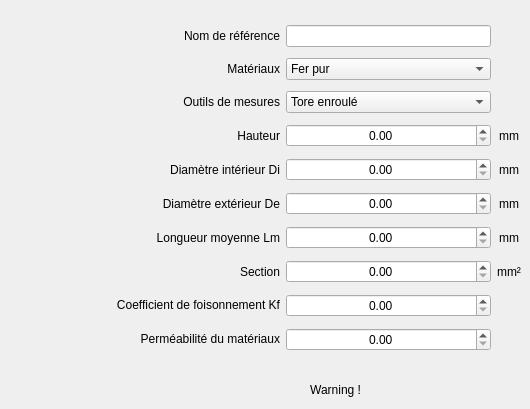
   <widget class="QWidget" name="Tab_ech">
    <attribute name="title">
     <string>Echantillon</string>
    </attribute>
    <widget class="QWidget" name="gridLayoutWidget">
     <property name="geometry">
      <rect>
       <x>50</x>
       <y>20</y>
       <width>471</width>
       <height>346</height>
      </rect>
     </property>
     <layout class="QGridLayout" name="gridLayout">
      <property name="sizeConstraint">
       <enum>QLayout::SetDefaultConstraint</enum>
      </property>
      <item row="0" column="0">
       <widget class="QLabel" name="label_26">
        <property name="text">
         <string>Nom de référence</string>
        </property>
        <property name="alignment">
         <set>Qt::AlignRight|Qt::AlignTrailing|Qt::AlignVCenter</set>
        </property>
        <property name="margin">
         <number>6</number>
        </property>
       </widget>
      </item>
      <item row="8" column="1">
       <widget class="QDoubleSpinBox" name="Kf_spin">
        <property name="cursor">
         <cursorShape>ArrowCursor</cursorShape>
        </property>
        <property name="mouseTracking">
         <bool>false</bool>
        </property>
        <property name="alignment">
         <set>Qt::AlignCenter</set>
        </property>
        <property name="suffix">
         <string/>
        </property>
        <property name="maximum">
         <double>10000000000000000000000.000000000000000</double>
        </property>
       </widget>
      </item>
      <item row="9" column="0">
       <widget class="QLabel" name="Mu_label">
        <property name="sizePolicy">
         <sizepolicy hsizetype="Fixed" vsizetype="Fixed">
          <horstretch>0</horstretch>
          <verstretch>0</verstretch>
         </sizepolicy>
        </property>
        <property name="minimumSize">
         <size>
          <width>230</width>
          <height>0</height>
         </size>
        </property>
        <property name="text">
         <string>Perméabilité du matériaux</string>
        </property>
        <property name="alignment">
         <set>Qt::AlignRight|Qt::AlignTrailing|Qt::AlignVCenter</set>
        </property>
        <property name="margin">
         <number>6</number>
        </property>
       </widget>
      </item>
      <item row="5" column="0">
       <widget class="QLabel" name="De_label">
        <property name="text">
         <string>Diamètre extérieur De</string>
        </property>
        <property name="alignment">
         <set>Qt::AlignRight|Qt::AlignTrailing|Qt::AlignVCenter</set>
        </property>
        <property name="margin">
         <number>6</number>
        </property>
       </widget>
      </item>
      <item row="3" column="1">
       <widget class="QDoubleSpinBox" name="Hauteur_spin">
        <property name="alignment">
         <set>Qt::AlignCenter</set>
        </property>
        <property name="decimals">
         <number>2</number>
        </property>
        <property name="maximum">
         <double>999999999999999983222784.000000000000000</double>
        </property>
       </widget>
      </item>
      <item row="1" column="0">
       <widget class="QLabel" name="Materiaux_label">
        <property name="text">
         <string>Matériaux</string>
        </property>
        <property name="alignment">
         <set>Qt::AlignRight|Qt::AlignTrailing|Qt::AlignVCenter</set>
        </property>
        <property name="margin">
         <number>6</number>
        </property>
       </widget>
      </item>
      <item row="3" column="2">
       <widget class="QLabel" name="Hauteur_unite">
        <property name="text">
         <string>mm</string>
        </property>
        <property name="alignment">
         <set>Qt::AlignCenter</set>
        </property>
       </widget>
      </item>
      <item row="4" column="2">
       <widget class="QLabel" name="Di_unite">
        <property name="text">
         <string>mm</string>
        </property>
        <property name="alignment">
         <set>Qt::AlignCenter</set>
        </property>
       </widget>
      </item>
      <item row="7" column="0">
       <widget class="QLabel" name="section_label">
        <property name="text">
         <string>Section</string>
        </property>
        <property name="alignment">
         <set>Qt::AlignRight|Qt::AlignTrailing|Qt::AlignVCenter</set>
        </property>
        <property name="margin">
         <number>6</number>
        </property>
       </widget>
      </item>
      <item row="4" column="1">
       <widget class="QDoubleSpinBox" name="Di_spin">
        <property name="alignment">
         <set>Qt::AlignCenter</set>
        </property>
        <property name="maximum">
         <double>999999999999999983222784.000000000000000</double>
        </property>
       </widget>
      </item>
      <item row="8" column="0">
       <widget class="QLabel" name="Kf_label">
        <property name="sizePolicy">
         <sizepolicy hsizetype="Fixed" vsizetype="Fixed">
          <horstretch>0</horstretch>
          <verstretch>0</verstretch>
         </sizepolicy>
        </property>
        <property name="minimumSize">
         <size>
          <width>230</width>
          <height>0</height>
         </size>
        </property>
        <property name="text">
         <string>Coefficient de foisonnement Kf</string>
        </property>
        <property name="alignment">
         <set>Qt::AlignRight|Qt::AlignTrailing|Qt::AlignVCenter</set>
        </property>
        <property name="margin">
         <number>6</number>
        </property>
       </widget>
      </item>
      <item row="7" column="2">
       <widget class="QLabel" name="section_unite">
        <property name="text">
         <string>mm²</string>
        </property>
        <property name="alignment">
         <set>Qt::AlignCenter</set>
        </property>
       </widget>
      </item>
      <item row="4" column="0">
       <widget class="QLabel" name="Di_label">
        <property name="text">
         <string>Diamètre intérieur Di</string>
        </property>
        <property name="alignment">
         <set>Qt::AlignRight|Qt::AlignTrailing|Qt::AlignVCenter</set>
        </property>
        <property name="margin">
         <number>6</number>
        </property>
       </widget>
      </item>
      <item row="7" column="1">
       <widget class="QDoubleSpinBox" name="section_spin">
        <property name="alignment">
         <set>Qt::AlignCenter</set>
        </property>
        <property name="maximum">
         <double>100000000000000004764729344.000000000000000</double>
        </property>
       </widget>
      </item>
      <item row="2" column="1">
       <widget class="QComboBox" name="outils_combo">
        <property name="minimumSize">
         <size>
          <width>100</width>
          <height>0</height>
         </size>
        </property>
        <property name="layoutDirection">
         <enum>Qt::LeftToRight</enum>
        </property>
        <item>
         <property name="text">
          <string>Tore enroulé</string>
         </property>
        </item>
        <item>
         <property name="text">
          <string>Tore empilé</string>
         </property>
        </item>
        <item>
         <property name="text">
          <string>Cadre Epstein Standard</string>
         </property>
        </item>
        <item>
         <property name="text">
          <string>Cadre Epstein personnalisé</string>
         </property>
        </item>
        <item>
         <property name="text">
          <string>SST</string>
         </property>
        </item>
       </widget>
      </item>
      <item row="3" column="0">
       <widget class="QLabel" name="Hauteur_label">
        <property name="text">
         <string>Hauteur</string>
        </property>
        <property name="alignment">
         <set>Qt::AlignRight|Qt::AlignTrailing|Qt::AlignVCenter</set>
        </property>
        <property name="margin">
         <number>6</number>
        </property>
       </widget>
      </item>
      <item row="5" column="2">
       <widget class="QLabel" name="De_unite">
        <property name="text">
         <string>mm</string>
        </property>
        <property name="alignment">
         <set>Qt::AlignCenter</set>
        </property>
       </widget>
      </item>
      <item row="5" column="1">
       <widget class="QDoubleSpinBox" name="De_spin">
        <property name="alignment">
         <set>Qt::AlignCenter</set>
        </property>
        <property name="suffix">
         <string/>
        </property>
        <property name="maximum">
         <double>10000000000000000000000.000000000000000</double>
        </property>
       </widget>
      </item>
      <item row="1" column="1">
       <widget class="QComboBox" name="Materiaux_combo">
        <property name="minimumSize">
         <size>
          <width>100</width>
          <height>0</height>
         </size>
        </property>
        <item>
         <property name="text">
          <string>Fer pur</string>
         </property>
        </item>
        <item>
         <property name="text">
          <string>Fe-Si (N.O.)</string>
         </property>
        </item>
        <item>
         <property name="text">
          <string>Fe-Si (G.O.)</string>
         </property>
        </item>
        <item>
         <property name="text">
          <string>Fe-Ni (50-50) Hypernik</string>
         </property>
        </item>
        <item>
         <property name="text">
          <string>Fe-Ni (22-78) Permalloy</string>
         </property>
        </item>
        <item>
         <property name="text">
          <string>Supermalloy</string>
         </property>
        </item>
        <item>
         <property name="text">
          <string>Mumétal</string>
         </property>
        </item>
        <item>
         <property name="text">
          <string>Fe-Co (65-35) Hyperco</string>
         </property>
        </item>
        <item>
         <property name="text">
          <string>Fe-Co (50-50) Permendur</string>
         </property>
        </item>
        <item>
         <property name="text">
          <string>Base amorphe Fe</string>
         </property>
        </item>
        <item>
         <property name="text">
          <string>Base amorphe Co</string>
         </property>
        </item>
        <item>
         <property name="text">
          <string>Acier doux</string>
         </property>
        </item>
        <item>
         <property name="text">
          <string>Ferrite Mn-Zn</string>
         </property>
        </item>
        <item>
         <property name="text">
          <string>Ferrite Ni-Zn</string>
         </property>
        </item>
        <item>
         <property name="text">
          <string>2V-Permendur</string>
         </property>
        </item>
        <item>
         <property name="text">
          <string>Fe-Ai (96-4)</string>
         </property>
        </item>
        <item>
         <property name="text">
          <string>Brose</string>
         </property>
        </item>
       </widget>
      </item>
      <item row="9" column="1">
       <widget class="QDoubleSpinBox" name="Mu_spin">
        <property name="cursor">
         <cursorShape>ArrowCursor</cursorShape>
        </property>
        <property name="mouseTracking">
         <bool>false</bool>
        </property>
        <property name="alignment">
         <set>Qt::AlignCenter</set>
        </property>
        <property name="suffix">
         <string/>
        </property>
        <property name="maximum">
         <double>10000000000000000000000.000000000000000</double>
        </property>
       </widget>
      </item>
      <item row="2" column="0">
       <widget class="QLabel" name="label_12">
        <property name="text">
         <string>Outils de mesures</string>
        </property>
        <property name="alignment">
         <set>Qt::AlignRight|Qt::AlignTrailing|Qt::AlignVCenter</set>
        </property>
        <property name="margin">
         <number>6</number>
        </property>
       </widget>
      </item>
      <item row="0" column="1">
       <widget class="QLineEdit" name="Nm_ref_edit">
        <property name="inputMask">
         <string/>
        </property>
       </widget>
      </item>
      <item row="6" column="0">
       <widget class="QLabel" name="lm_label">
        <property name="text">
         <string>Longueur moyenne Lm</string>
        </property>
        <property name="alignment">
         <set>Qt::AlignRight|Qt::AlignTrailing|Qt::AlignVCenter</set>
        </property>
        <property name="margin">
         <number>6</number>
        </property>
       </widget>
      </item>
      <item row="6" column="1">
       <widget class="QDoubleSpinBox" name="lm_spin">
        <property name="alignment">
         <set>Qt::AlignCenter</set>
        </property>
        <property name="maximum">
         <double>999999999999999983222784.000000000000000</double>
        </property>
       </widget>
      </item>
      <item row="6" column="2">
       <widget class="QLabel" name="lm_unite">
        <property name="text">
         <string>mm</string>
        </property>
        <property name="alignment">
         <set>Qt::AlignCenter</set>
        </property>
       </widget>
      </item>
     </layout>
    </widget>
    <widget class="QLabel" name="warning_edit_ech">
     <property name="geometry">
      <rect>
       <x>40</x>
       <y>380</y>
       <width>321</width>
       <height>20</height>
      </rect>
     </property>
     <property name="palette">
      <palette>
       <active>
        <colorrole role="WindowText">
         <brush brushstyle="SolidPattern">
          <color alpha="255">
           <red>224</red>
           <green>27</green>
           <blue>36</blue>
          </color>
         </brush>
        </colorrole>
        <colorrole role="Text">
         <brush brushstyle="SolidPattern">
          <color alpha="255">
           <red>0</red>
           <green>0</green>
           <blue>0</blue>
          </color>
         </brush>
        </colorrole>
       </active>
       <inactive>
        <colorrole role="WindowText">
         <brush brushstyle="SolidPattern">
          <color alpha="255">
           <red>0</red>
           <green>0</green>
           <blue>0</blue>
          </color>
         </brush>
        </colorrole>
        <colorrole role="Text">
         <brush brushstyle="SolidPattern">
          <color alpha="255">
           <red>0</red>
           <green>0</green>
           <blue>0</blue>
          </color>
         </brush>
        </colorrole>
       </inactive>
       <disabled>
        <colorrole role="WindowText">
         <brush brushstyle="SolidPattern">
          <color alpha="255">
           <red>190</red>
           <green>190</green>
           <blue>190</blue>
          </color>
         </brush>
        </colorrole>
        <colorrole role="Text">
         <brush brushstyle="SolidPattern">
          <color alpha="255">
           <red>190</red>
           <green>190</green>
           <blue>190</blue>
          </color>
         </brush>
        </colorrole>
       </disabled>
      </palette>
     </property>
     <property name="text">
      <string>Warning !</string>
     </property>
     <property name="alignment">
      <set>Qt::AlignRight|Qt::AlignTrailing|Qt::AlignVCenter</set>
     </property>
    </widget>
   </widget>
